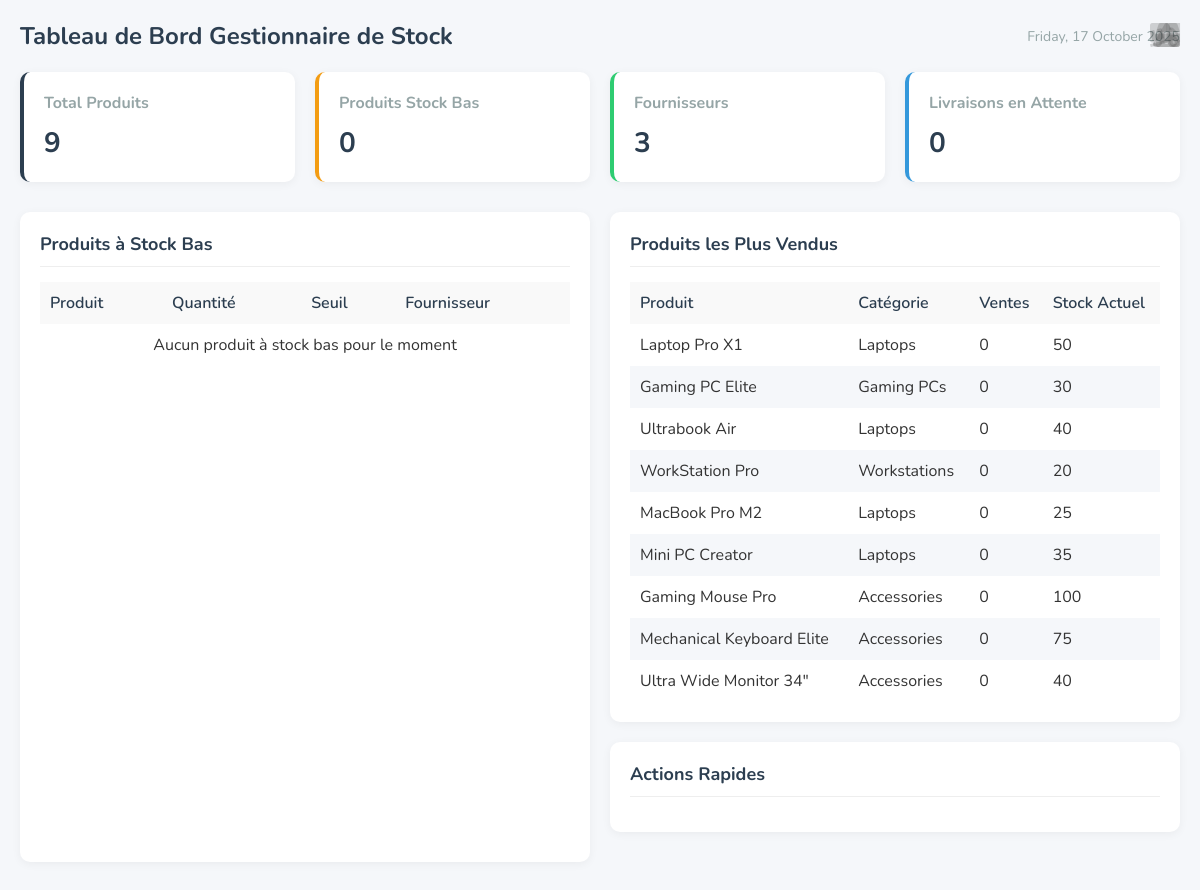
Screenshot of /vendeur/gestionnaire_stock_dashboard.php with the database file from the repository.
### tables this page shows
CREATE TABLE products (
    product_id INT PRIMARY KEY AUTO_INCREMENT,
    category_id INT,
    name VARCHAR(255) NOT NULL,
    description TEXT,
    specifications TEXT,
    price DECIMAL(10,2) NOT NULL,
    original_price DECIMAL(10,2),
    image_path VARCHAR(255),
    badge VARCHAR(50),
    stock_quantity INT DEFAULT 0,
    is_featured BOOLEAN DEFAULT FALSE,
    created_at TIMESTAMP DEFAULT CURRENT_TIMESTAMP,
    sales_count INT DEFAULT 0,
    low_stock_threshold INT DEFAULT 5,
    supplier_id INT NULL,
    warranty_period VARCHAR(50),
    return_policy TEXT,
    FOREIGN KEY (category_id) REFERENCES product_categories(category_id)
);

CREATE TABLE product_categories (
    category_id INT PRIMARY KEY AUTO_INCREMENT,
    category_name VARCHAR(100) NOT NULL,
    description TEXT
);

### vendeur/gestionnaire_stock_dashboard.php (the view, shortened to what this page needs)
<?php
require_once '../DatabaseConnection/db_config.php';
$stats = array();
$stmt = $conn->prepare("SELECT COUNT(*) as total_products FROM products");
$stmt->execute();
$result = $stmt->get_result();
$stats['total_products'] = $result->fetch_assoc()['total_products'];
$stmt = $conn->prepare("SELECT COUNT(*) as low_stock FROM products WHERE stock_quantity <= low_stock_threshold");
$stmt->execute();
$result = $stmt->get_result();
$stats['low_stock'] = $result->fetch_assoc()['low_stock'];
$stmt = $conn->prepare("SELECT COUNT(*) as total_suppliers FROM suppliers");
$stmt->execute();
$result = $stmt->get_result();
$stats['total_suppliers'] = $result->fetch_assoc()['total_suppliers'];
$stmt = $conn->prepare("SELECT COUNT(*) as pending_deliveries FROM deliveries WHERE status = 'pending'");
$stmt->execute();
$result = $stmt->get_result();
$stats['pending_deliveries'] = $result->fetch_assoc()['pending_deliveries'];
$stmt = $conn->prepare("
    SELECT
        p.product_id,
        p.name,
        p.stock_quantity,
        p.low_stock_threshold,
        p.sales_count,
        s.company_name as supplier
    FROM products p
    LEFT JOIN suppliers s ON p.supplier_id = s.supplier_id
    WHERE p.stock_quantity <= p.low_stock_threshold
    ORDER BY (p.low_stock_threshold - p.stock_quantity) DESC
    LIMIT 10
");
$stmt->execute();
$low_stock_products = $stmt->get_result();
$stmt = $conn->prepare("
    SELECT
        p.product_id,
        p.name,
        p.stock_quantity,
        p.sales_count,
        pc.category_name
    FROM products p
    JOIN product_categories pc ON p.category_id = pc.category_id
    ORDER BY p.sales_count DESC
    LIMIT 10
");
$stmt->execute();
$top_selling = $stmt->get_result();
?>
<!DOCTYPE html>
<html lang="fr">
<head>
    <link rel="stylesheet" href="https://cdnjs.cloudflare.com/ajax/libs/font-awesome/5.15.4/css/all.min.css">
</head>
<body>
    <div class="dashboard-container">
        <div class="dashboard-header">
            <h1 class="dashboard-title">Tableau de Bord Gestionnaire de Stock</h1>
            <div class="date-display"><?php echo date('l, d F Y'); ?></div>
        </div>
        <div class="stats-cards">
            <div class="stat-card card-primary">
                <h3>Total Produits</h3>
                <div class="value"><?php echo $stats['total_products']; ?></div>
                <div class="icon"><i class="fas fa-box"></i></div>
            </div>
            <div class="stat-card card-warning">
                <h3>Produits Stock Bas</h3>
                <div class="value"><?php echo $stats['low_stock']; ?></div>
                <div class="icon"><i class="fas fa-exclamation-triangle"></i></div>
            </div>
            <div class="stat-card card-success">
                <h3>Fournisseurs</h3>
                <div class="value"><?php echo $stats['total_suppliers']; ?></div>
                <div class="icon"><i class="fas fa-truck"></i></div>
            </div>
            <div class="stat-card card-info">
                <h3>Livraisons en Attente</h3>
                <div class="value"><?php echo $stats['pending_deliveries']; ?></div>
                <div class="icon"><i class="fas fa-truck-loading"></i></div>
            </div>
        </div>
        <div class="dashboard-sections">
            <div class="dashboard-card">
                <div class="card-header">
                    <h2>Produits à Stock Bas</h2>
                </div>
                <table class="data-table">
                    <thead>
                        <tr>
                            <th>Produit</th>
                            <th>Quantité</th>
                            <th>Seuil</th>
                            <th>Fournisseur</th>
                        </tr>
                    </thead>
                    <tbody>
                        <?php if ($low_stock_products->num_rows > 0): ?>
                            <?php while ($product = $low_stock_products->fetch_assoc()): ?>
                                <tr>
                                    <td><?php echo htmlspecialchars($product['name']); ?></td>
                                    <td class="<?php echo ($product['stock_quantity'] == 0) ? 'low-stock-warning' : ''; ?>">
                                        <?php echo $product['stock_quantity']; ?>
                                    </td>
                                    <td><?php echo $product['low_stock_threshold']; ?></td>
                                    <td><?php echo htmlspecialchars($product['supplier']); ?></td>
                                </tr>
                            <?php endwhile; ?>
                        <?php else: ?>
                            <tr>
                                <td colspan="5" style="text-align: center;">Aucun produit à stock bas pour le moment</td>
                            </tr>
                        <?php endif; ?>
                    </tbody>
                </table>
            </div>
        <div class="dashboard-sections">
            <div class="dashboard-card">
                <div class="card-header">
                    <h2>Produits les Plus Vendus</h2>
                </div>
                <table class="data-table">
                    <thead>
                        <tr>
                            <th>Produit</th>
                            <th>Catégorie</th>
                            <th>Ventes</th>
                            <th>Stock Actuel</th>
                        </tr>
                    </thead>
                    <tbody>
                        <?php if ($top_selling->num_rows > 0): ?>
                            <?php while ($product = $top_selling->fetch_assoc()): ?>
                                <tr>
                                    <td><?php echo htmlspecialchars($product['name']); ?></td>
                                    <td><?php echo htmlspecialchars($product['category_name']); ?></td>
                                    <td><?php echo $product['sales_count']; ?></td>
                                    <td class="<?php echo ($product['stock_quantity'] <= 5) ? 'low-stock-warning' : ''; ?>">
                                        <?php echo $product['stock_quantity']; ?>
                                    </td>
                                </tr>
                            <?php endwhile; ?>
                        <?php else: ?>
                            <tr>
                                <td colspan="5" style="text-align: center;">Aucune donnée de vente disponible</td>
                            </tr>
                        <?php endif; ?>
                    </tbody>
                </table>
            </div>
            <div class="dashboard-card">
                <div class="card-header">
                    <h2>Actions Rapides</h2>
                </div>
            </div>
        </div>
    </div>
</body>
</html>

### vendeur/gestionnaire_stock_dashboard.php (style rules this page uses)
:root { --primary-color: #2c3e50; --secondary-color: #3498db; --accent-color: #e74c3c; --success-color: #2ecc71; --warning-color: #f39c12; --danger-color: #e74c3c; --light-color: #ecf0f1; --dark-color: #2c3e50; --gray-color: #95a5a6; }
* { margin: 0; padding: 0; box-sizing: border-box; }
body { font-family: 'Nunito', sans-serif; background-color: #f5f7fa; color: #333; }
.dashboard-container { padding: 20px; }
.dashboard-header { display: flex; justify-content: space-between; align-items: center; margin-bottom: 20px; }
.dashboard-title { font-size: 24px; color: var(--primary-color); }
.date-display { font-size: 14px; color: var(--gray-color); }
.stats-cards { display: grid; grid-template-columns: repeat(auto-fill, minmax(250px, 1fr)); gap: 20px; margin-bottom: 30px; }
.stat-card { background-color: #fff; border-radius: 10px; padding: 20px; box-shadow: 0 2px 10px rgba(0, 0, 0, 0.05); transition: transform 0.3s ease, box-shadow 0.3s ease; }
.card-primary { border-left: 4px solid var(--primary-color); }
.card-warning { border-left: 4px solid var(--warning-color); }
.card-success { border-left: 4px solid var(--success-color); }
.card-info { border-left: 4px solid var(--secondary-color); }
.stat-card h3 { font-size: 16px; color: var(--gray-color); margin-bottom: 10px; }
.stat-card .value { font-size: 28px; font-weight: 700; color: var(--dark-color); }
.stat-card .icon { position: absolute; top: 20px; right: 20px; font-size: 24px; opacity: 0.2; }
.dashboard-sections { display: grid; grid-template-columns: repeat(auto-fit, minmax(400px, 1fr)); gap: 20px; margin-bottom: 30px; }
.dashboard-card { background-color: #fff; border-radius: 10px; padding: 20px; box-shadow: 0 2px 10px rgba(0, 0, 0, 0.05); }
.card-header { display: flex; justify-content: space-between; align-items: center; margin-bottom: 15px; padding-bottom: 10px; border-bottom: 1px solid #eee; }
.card-header h2 { font-size: 18px; color: var(--primary-color); }
.data-table { width: 100%; border-collapse: collapse; }
.data-table th, .data-table td { padding: 10px; text-align: left; }
.data-table th { background-color: #f9f9f9; font-weight: 600; color: var(--dark-color); }
.data-table tr:nth-child(even) { background-color: #f5f7fa; }

### rows the page displays
products: name "Laptop Pro X1", category.category_name "Laptops", sales_count "0", stock_quantity "50"
products: name "Gaming PC Elite", category.category_name "Gaming PCs", sales_count "0", stock_quantity "30"
products: name "Ultrabook Air", category.category_name "Laptops", sales_count "0", stock_quantity "40"
products: name "WorkStation Pro", category.category_name "Workstations", sales_count "0", stock_quantity "20"
products: name "MacBook Pro M2", category.category_name "Laptops", sales_count "0", stock_quantity "25"
products: name "Mini PC Creator", category.category_name "Laptops", sales_count "0", stock_quantity "35"
products: name "Gaming Mouse Pro", category.category_name "Accessories", sales_count "0", stock_quantity "100"
products: name "Mechanical Keyboard Elite", category.category_name "Accessories", sales_count "0", stock_quantity "75"
products: name "Ultra Wide Monitor 34\"", category.category_name "Accessories", sales_count "0", stock_quantity "40"

### other values shown
$stats['total_products'] "9"
$stats['low_stock'] "0"
$stats['total_suppliers'] "3"
$stats['pending_deliveries'] "0"
